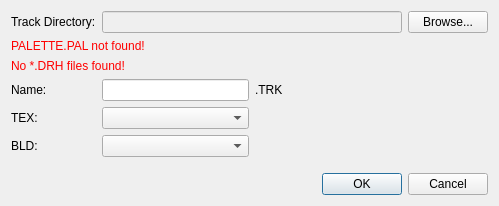
<?xml version="1.0" encoding="UTF-8"?>
<ui version="4.0">
 <class>NewTrackDialog</class>
 <widget class="QDialog" name="NewTrackDialog">
  <property name="geometry">
   <rect>
    <x>0</x>
    <y>0</y>
    <width>483</width>
    <height>206</height>
   </rect>
  </property>
  <property name="windowTitle">
   <string>New Track</string>
  </property>
  <layout class="QGridLayout" name="gridLayout">
   <item row="6" column="0">
    <widget class="QLabel" name="label_2">
     <property name="text">
      <string>TEX:</string>
     </property>
    </widget>
   </item>
   <item row="8" column="0">
    <spacer name="verticalSpacer">
     <property name="orientation">
      <enum>Qt::Vertical</enum>
     </property>
     <property name="sizeHint" stdset="0">
      <size>
       <width>20</width>
       <height>40</height>
      </size>
     </property>
    </spacer>
   </item>
   <item row="9" column="0" colspan="4">
    <layout class="QHBoxLayout" name="horizontalLayout">
     <item>
      <spacer name="horizontalSpacer">
       <property name="orientation">
        <enum>Qt::Horizontal</enum>
       </property>
       <property name="sizeHint" stdset="0">
        <size>
         <width>40</width>
         <height>20</height>
        </size>
       </property>
      </spacer>
     </item>
     <item>
      <widget class="QPushButton" name="pbOk">
       <property name="text">
        <string>OK</string>
       </property>
      </widget>
     </item>
     <item>
      <widget class="QPushButton" name="pbCancel">
       <property name="text">
        <string>Cancel</string>
       </property>
      </widget>
     </item>
    </layout>
   </item>
   <item row="0" column="0">
    <widget class="QLabel" name="label">
     <property name="text">
      <string>Track Directory:</string>
     </property>
    </widget>
   </item>
   <item row="7" column="0">
    <widget class="QLabel" name="label_3">
     <property name="text">
      <string>BLD:</string>
     </property>
    </widget>
   </item>
   <item row="7" column="1">
    <widget class="QComboBox" name="cbBld"/>
   </item>
   <item row="0" column="3">
    <widget class="QPushButton" name="pbBrowse">
     <property name="text">
      <string>Browse...</string>
     </property>
    </widget>
   </item>
   <item row="0" column="1" colspan="2">
    <widget class="QLineEdit" name="leDir">
     <property name="enabled">
      <bool>false</bool>
     </property>
     <property name="minimumSize">
      <size>
       <width>300</width>
       <height>0</height>
      </size>
     </property>
     <property name="readOnly">
      <bool>true</bool>
     </property>
    </widget>
   </item>
   <item row="3" column="0">
    <widget class="QLabel" name="label_4">
     <property name="text">
      <string>Name:</string>
     </property>
    </widget>
   </item>
   <item row="3" column="1">
    <widget class="QLineEdit" name="leName"/>
   </item>
   <item row="3" column="2">
    <widget class="QLabel" name="label_5">
     <property name="sizePolicy">
      <sizepolicy hsizetype="Expanding" vsizetype="Preferred">
       <horstretch>0</horstretch>
       <verstretch>0</verstretch>
      </sizepolicy>
     </property>
     <property name="text">
      <string>.TRK</string>
     </property>
    </widget>
   </item>
   <item row="6" column="1">
    <widget class="QComboBox" name="cbTex"/>
   </item>
   <item row="1" column="0" colspan="3">
    <widget class="QLabel" name="lblPalNotFound">
     <property name="styleSheet">
      <string notr="true">QLabel { color: red; }</string>
     </property>
     <property name="text">
      <string>PALETTE.PAL not found!</string>
     </property>
    </widget>
   </item>
   <item row="2" column="0" colspan="3">
    <widget class="QLabel" name="lblNoTex">
     <property name="styleSheet">
      <string notr="true">QLabel { color: red; }</string>
     </property>
     <property name="text">
      <string>No *.DRH files found!</string>
     </property>
    </widget>
   </item>
  </layout>
 </widget>
 <resources/>
 <connections/>
</ui>
